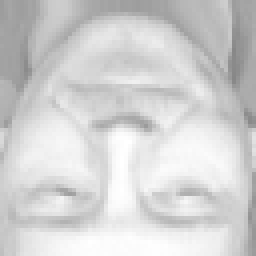
#> input picture Prace_domowe/Praca_domowa6/Krzysztof_Wolny/pic0.png, 64 x 64 px (shown 4 times larger); its folder holds 4 pictures in this run
$ jupyter execute --allow-errors PD6.ipynb
#> lines starting #> are read from the running program, lines starting #| are printed output that depends on the picture
#> further down, image is the input picture: shape (64, 64) float64; min 0.529, max 1, mean 0.823
# PD6
Krzysztof Wolny
01.06.2021 r.

[cell 1]
from numpy.random import RandomState
import matplotlib.pyplot as plt
import numpy as np
import seaborn as sns; sns.set()
from time import time

from sklearn.datasets import fetch_olivetti_faces

[cell 2]
# Wczytujemy dane:
n_row, n_col = 2, 3
n_components = n_row * n_col
rng = RandomState(0)
image_shape = (64, 64)

#> (a cell that did not finish here is left out)

[cell 4]
def plot_gallery(title, images, n_col=n_col, n_row=n_row, cmap=plt.cm.gray):
#> called with title = 'First centered Olivetti faces', n_col = 3, n_row = 2
    plt.figure(figsize=(2. * n_col, 2.26 * n_row))
    plt.suptitle(title, size=16)
    for i, comp in enumerate(images):
        plt.subplot(n_row, n_col, i + 1)
        vmax = max(comp.max(), -comp.min())
        plt.imshow(comp.reshape(image_shape), cmap=cmap,
                   interpolation='nearest',
                   vmin=-vmax, vmax=vmax)
        plt.xticks(())
        plt.yticks(())
#> this loop made 4 passes
    plt.subplots_adjust(0.01, 0.05, 0.99, 0.93, 0.04, 0.)

## PCA

[cell 5]
#Train Test split
from sklearn.model_selection import train_test_split

#> (the rest of this cell did not finish here and is left out)

#> (a cell that did not finish here is left out)

[cell 7]
from sklearn.decomposition import PCA
#> (the rest of this cell did not finish here and is left out)

[cell 8]
plt.figure(figsize=(9,6))
#> (the rest of this cell did not finish here and is left out)

[cell 9]
from sklearn.ensemble import RandomForestClassifier
from sklearn.metrics import accuracy_score

model = RandomForestClassifier(random_state=0)
comp_acc_pairs = []
#> (the rest of this cell did not finish here and is left out)

Weźmy 130 komponetnów

[cell 10]
pca = PCA(n_components=190)
#> (the rest of this cell did not finish here and is left out)

#> (a cell that did not finish here is left out)

#> (a cell that did not finish here is left out)

#> (a cell that did not finish here is left out)

Zdjęcia w porównaniu z oryginalnymi wyglądaja naprawde dobrze. Obliczmy jeszcze średnie RMSE:

[cell 14]
from sklearn.metrics import mean_squared_error
#> (the rest of this cell did not finish here and is left out)

[cell 15]
from matplotlib.image import imsave
from PIL import Image

def save_pics(images, n_col=n_col, n_row=n_row, cmap=plt.cm.gray):
    for i, comp in enumerate(images):
        vmax = max(comp.max(), -comp.min())
        imsave(f"pic{i}.png", comp.reshape(image_shape), cmap=cmap,
                   vmin=-vmax, vmax=vmax)

[cell 16]
#save_pics(X_test[:n_components])

[cell 17]
from skimage import io

X_read = []
#> (the rest of this cell did not finish here and is left out)

[cell 18]
plot_gallery("First centered Olivetti faces", X_read[:n_components])
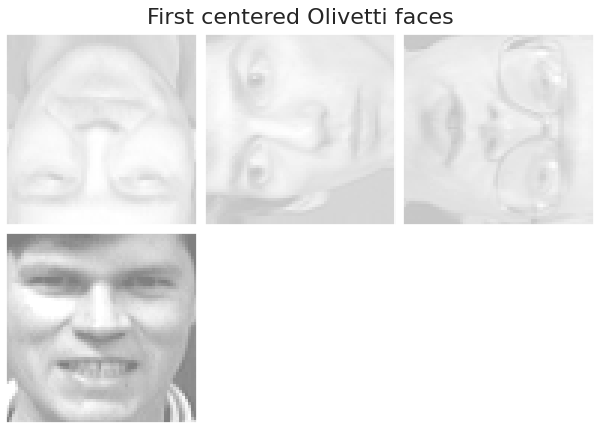
#> figure drawn by matplotlib, 4 panels
